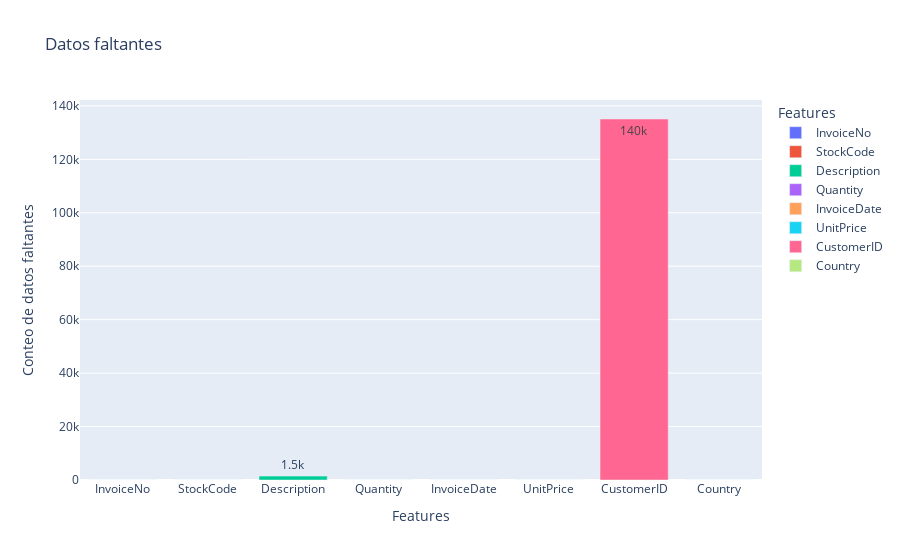

Notebook cell for this chart:
### Markdown cell above
## Limpieza de datos

### Code cell
# Datos faltantes
df_msn = pd.DataFrame(df.isna().sum())
df_msn['Features'] = df_msn.index
df_msn['MissingValues'] = df_msn[0]
fig = px.bar(df_msn, 
            title='Datos faltantes',
             x = 'Features', 
             y = 'MissingValues', 
             color='Features',
            text='MissingValues',
            text_auto='.2s')
fig.update_yaxes(title='Conteo de datos faltantes')

### Figure 1 — Plotly figure (JSON) as saved in the notebook; plotly's stock layout.template omitted (floating-point values rounded to 4 significant figures)
{"data": [{"alignmentgroup": "True", "hovertemplate": "Features=%{x}<br>MissingValues=%{text}<extra></extra>", "legendgroup": "InvoiceNo", "marker": {"color": "#636efa", "pattern": {"shape": ""}}, "name": "InvoiceNo", "offsetgroup": "InvoiceNo", "orientation": "v", "showlegend": true, "text": [0], "textposition": "auto", "texttemplate": "%{y:.2s}", "type": "bar", "x": ["InvoiceNo"], "xaxis": "x", "y": [0], "yaxis": "y"}, {"alignmentgroup": "True", "hovertemplate": "Features=%{x}<br>MissingValues=%{text}<extra></extra>", "legendgroup": "StockCode", "marker": {"color": "#EF553B", "pattern": {"shape": ""}}, "name": "StockCode", "offsetgroup": "StockCode", "orientation": "v", "showlegend": true, "text": [0], "textposition": "auto", "texttemplate": "%{y:.2s}", "type": "bar", "x": ["StockCode"], "xaxis": "x", "y": [0], "yaxis": "y"}, {"alignmentgroup": "True", "hovertemplate": "Features=%{x}<br>MissingValues=%{text}<extra></extra>", "legendgroup": "Description", "marker": {"color": "#00cc96", "pattern": {"shape": ""}}, "name": "Description", "offsetgroup": "Description", "orientation": "v", "showlegend": true, "text": [1454], "textposition": "auto", "texttemplate": "%{y:.2s}", "type": "bar", "x": ["Description"], "xaxis": "x", "y": [1454], "yaxis": "y"}, {"alignmentgroup": "True", "hovertemplate": "Features=%{x}<br>MissingValues=%{text}<extra></extra>", "legendgroup": "Quantity", "marker": {"color": "#ab63fa", "pattern": {"shape": ""}}, "name": "Quantity", "offsetgroup": "Quantity", "orientation": "v", "showlegend": true, "text": [0], "textposition": "auto", "texttemplate": "%{y:.2s}", "type": "bar", "x": ["Quantity"], "xaxis": "x", "y": [0], "yaxis": "y"}, {"alignmentgroup": "True", "hovertemplate": "Features=%{x}<br>MissingValues=%{text}<extra></extra>", "legendgroup": "InvoiceDate", "marker": {"color": "#FFA15A", "pattern": {"shape": ""}}, "name": "InvoiceDate", "offsetgroup": "InvoiceDate", "orientation": "v", "showlegend": true, "text": [0], "textposition": "auto", "texttemplate": "%{y:.2s}", "type": "bar", "x": ["InvoiceDate"], "xaxis": "x", "y": [0], "yaxis": "y"}, {"alignmentgroup": "True", "hovertemplate": "Features=%{x}<br>MissingValues=%{text}<extra></extra>", "legendgroup": "UnitPrice", "marker": {"color": "#19d3f3", "pattern": {"shape": ""}}, "name": "UnitPrice", "offsetgroup": "UnitPrice", "orientation": "v", "showlegend": true, "text": [0], "textposition": "auto", "texttemplate": "%{y:.2s}", "type": "bar", "x": ["UnitPrice"], "xaxis": "x", "y": [0], "yaxis": "y"}, {"alignmentgroup": "True", "hovertemplate": "Features=%{x}<br>MissingValues=%{text}<extra></extra>", "legendgroup": "CustomerID", "marker": {"color": "#FF6692", "pattern": {"shape": ""}}, "name": "CustomerID", "offsetgroup": "CustomerID", "orientation": "v", "showlegend": true, "text": [135080], "textposition": "auto", "texttemplate": "%{y:.2s}", "type": "bar", "x": ["CustomerID"], "xaxis": "x", "y": [135080], "yaxis": "y"}, {"alignmentgroup": "True", "hovertemplate": "Features=%{x}<br>MissingValues=%{text}<extra></extra>", "legendgroup": "Country", "marker": {"color": "#B6E880", "pattern": {"shape": ""}}, "name": "Country", "offsetgroup": "Country", "orientation": "v", "showlegend": true, "text": [0], "textposition": "auto", "texttemplate": "%{y:.2s}", "type": "bar", "x": ["Country"], "xaxis": "x", "y": [0], "yaxis": "y"}], "layout": {"barmode": "relative", "legend": {"title": {"text": "Features"}, "tracegroupgap": 0}, "title": {"text": "Datos faltantes"}, "xaxis": {"anchor": "y", "categoryarray": ["InvoiceNo", "StockCode", "Description", "Quantity", "InvoiceDate", "UnitPrice", "CustomerID", "Country"], "categoryorder": "array", "domain": [0, 1], "title": {"text": "Features"}}, "yaxis": {"anchor": "x", "domain": [0, 1], "title": {"text": "Conteo de datos faltantes"}}}}
